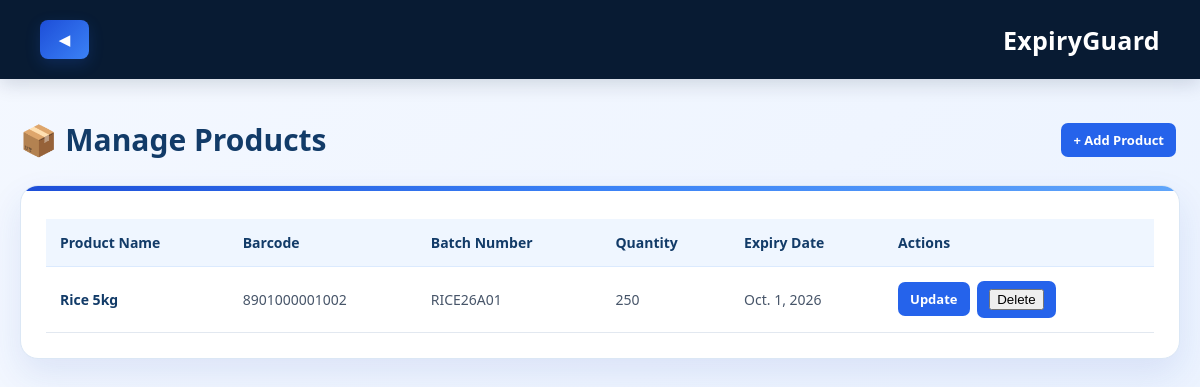
/products/ (signed in), run on an earlier commit of the app's database.
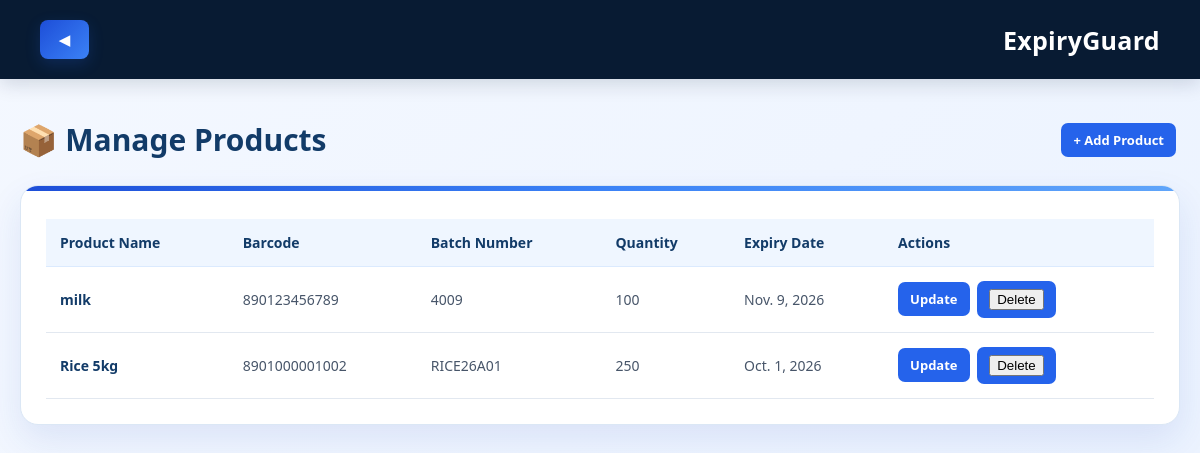
And on a later commit of the database.
### main/models.py (models this page shows, shortened)
class Product(models.Model):
    product_name = models.CharField(
        max_length=200
    )
    category = models.CharField(
        max_length=100
    )
    barcode = models.CharField(
        max_length=100,
        unique=True,
        blank=True,
        null=True
    )
    quantity = models.PositiveIntegerField(
        default=1
    )
    unit = models.CharField(
        max_length=50,
        default='Pieces'
    )
    batch_number = models.CharField(
        max_length=100,
        blank=True
    )
    supplier = models.CharField(
        max_length=200,
        blank=True
    )
    manufacture_date = models.DateField(
        null=True,
        blank=True
    )
    expiry_date = models.DateField()
    price = models.DecimalField(
        max_digits=10,
        decimal_places=2,
        null=True,
        blank=True
    )
    location = models.CharField(
        max_length=100,
        blank=True
    )
    description = models.TextField(
        blank=True
    )
    created_at = models.DateTimeField(
        auto_now_add=True
    )

### main/views.py (the view)
def manage_products(request):
    if not request.user.is_authenticated:
        return redirect("login")
    products = Product.objects.all().order_by("-id")
    return render(
        request,
        "main/manage_products.html",
        {
            "products": products
        }
    )

### main/templates/main/manage_products.html (shortened to what this page needs)
<!DOCTYPE html>
<html lang="en">
<head>
</head>
<body>
    <div class="header">
<a
            href="{% url 'home' %}"
            class="home-btn">
           ◀
    </a>
        <div class="logo">
            ExpiryGuard
        </div>
    </div>
    <div class="container">
        <div class="top">
            <h1>
                📦 Manage Products
            </h1>
<a href="{% url 'admin_add_product' %}" class="edit">
    + Add Product
</a>
        </div>
        <div class="card">
            <table>
                <thead>
                    <tr>
                        <th>
                            Product Name
                        </th>
                        <th>
                            Barcode
                        </th>
                        <th>
                            Batch Number
                        </th>
                        <th>
                            Quantity
                        </th>
                        <th>
                            Expiry Date
                        </th>
                        <th>
                            Actions
                        </th>
                    </tr>
                </thead>
                <tbody>
                    {% for product in products %}
                    <tr>
                        <td>
                            <strong>
                                {{ product.product_name }}
                            </strong>
                        </td>
                        <td>
                            {{ product.barcode }}
                        </td>
                        <td>
                            {{ product.batch_number }}
                        </td>
                        <td>
                            {{ product.quantity }}
                        </td>
                        <td>
                            {{ product.expiry_date }}
                        </td>
                        <td>
<a href="{% url 'admin_product_update' product.id %}" class="edit">
    Update
</a>
<form method="POST" action="/products/delete/{{ product.id }}/"class="edit">
    <button type="submit">Delete</button>
</form>
                        </td>
                    </tr>
                    {% endfor %}
                </tbody>
            </table>
        </div>
    </div>
</body>
</html>

What changed in the data, as far as the page shows it:
added Product: product_name "milk", barcode "890123456789", batch_number "4009", quantity "100", expiry_date "Nov. 9, 2026"
